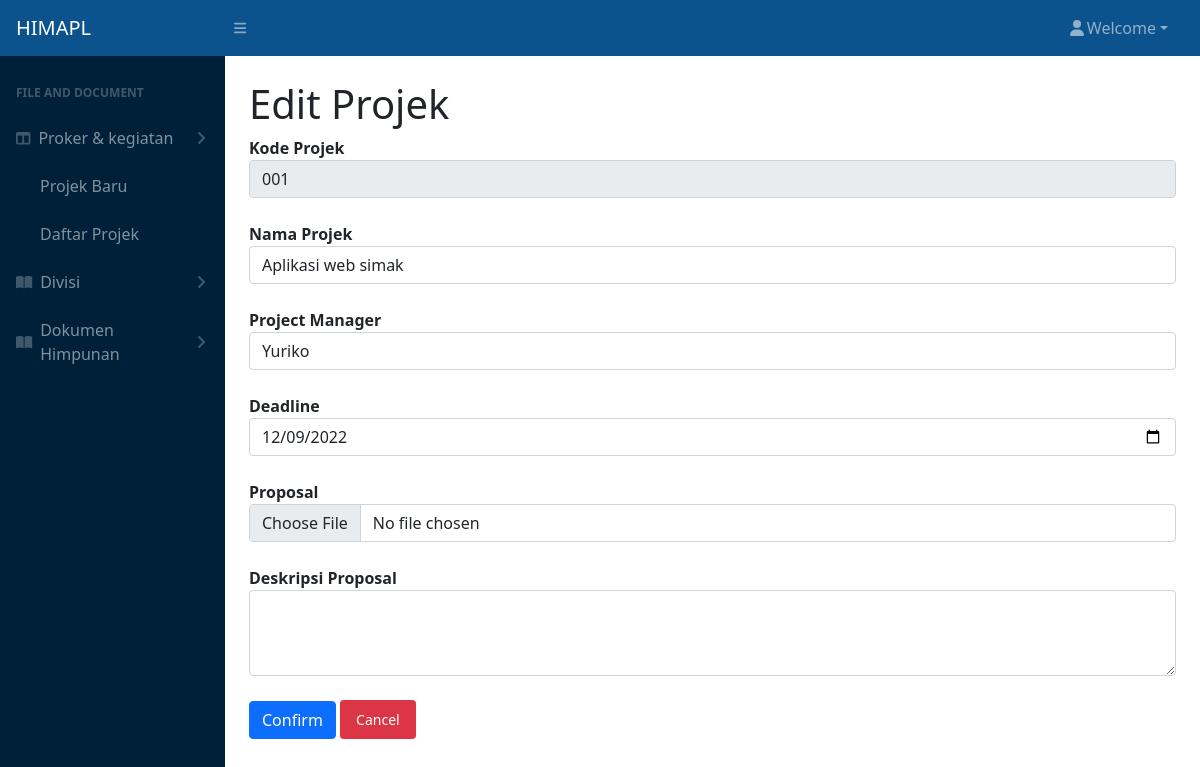
The page /main.php?page=editProjekBaru&idb=Aplikasi web simak on the database its author committed.
### tables this page shows
CREATE TABLE `tblprojek` (
  `kodeProjek` varchar(15) NOT NULL,
  `namaProjek` varchar(50) NOT NULL,
  `projekManager` varchar(30) NOT NULL,
  `deadline` date NOT NULL,
  `nameFile` varchar(100) NOT NULL,
  `deskripsi` varchar(100) NOT NULL
);

### pages/proker/editProjekBaru.php (the view)
<?php
include "koneksi.php";
$id = $_GET['idb'];
$sql = mysqli_query($db, "Select * from tblProjek where namaProjek = '$id'");
$data = mysqli_fetch_array($sql);
?>
<form method="post" action="main.php?page=update" enctype="multipart/form-data">
    <div class="form-row">
        <h1>Edit Projek</h1>
		<div class="col-md-12">
		    <div class="form-group"><label><b>Kode Projek</b></label></div>
		    <input type="text" name="kodeProjek" class="form-control" value="<?php echo $data['kodeProjek'] ?>" readonly>
	    </div>
	        <br>
        <div class="col-md-12">
		    <div class="form-group"><label><b>Nama Projek</b></label></div>
		    <input type="text" name="namaProjek" class="form-control" value="<?php echo $data['namaProjek'] ?>">
	    </div>
	        <br>
	    <div class="col-md-12">
		    <div class="form-group"><label><b>Project Manager</b></label></div>
		    <input type="text" name="projekManager" class="form-control" value="<?php echo $data['projekManager'] ?>">
	    </div>
	    <br>
        <div class="col-md-12">
		    <div class="form-group"><label><b>Deadline</b></label></div>
		    <input type="date" name="deadline" class="form-control" value="<?php echo $data['deadline'] ?>">
	    </div>
	    <br>
	    <div class="col-md-12">
		    <div class="form-group"><label><b>Proposal</b></label></div>
		    <input type="file" name="proposal" class="form-control" value="<?php echo $data[''] ?>">
	    </div>
	    <br>
        <div class="col-md-12">
		    <div class="form-group"><label><b>Deskripsi Proposal</b></label></div>
		    <textarea class="form-control" rows="3" name="projectDescription" value="<?php echo $data['deskripsi'] ?>"></textarea>
	    </div>
	    <br>
        <input type="submit" name="proses" value="Confirm" class="btn btn-primary">
		<a href="main.php?page=daftarProjek"
        class="btn btn-sm btn-danger" style="padding-top: 8px; padding-bottom: 8px; padding-left: 15px; padding-right: 15px;">Cancel</a>
</form>

### rows shown on the page
tblprojek: kodeProjek "001", namaProjek "Aplikasi web simak", projekManager "Yuriko", deadline "12/09/2022"
